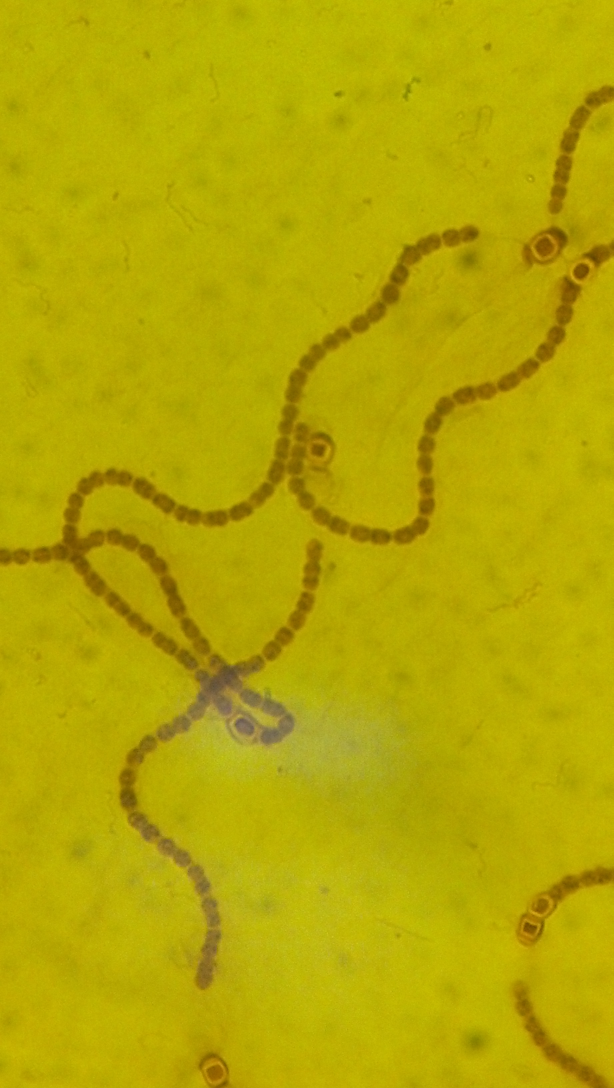
#> input picture science/subfolder/IMG_20140504_161239_584.jpg, 1840 x 3264 px, found by its file name (shown at 1/3 size)
$ jupyter execute --allow-errors may26.ipynb   (shell and % lines are left out)   (Python 2 division)   (older library calls are emulated)
#> lines starting #> are read from the running program, lines starting #| are printed output that depends on the picture; after the words box and inside, x2 and y2 are one past the last pixel; in counts of white or black regions, pixels touching at a corner belong together; long printed decimals are rounded
[cell 1]
from matplotlib import pyplot as plt

[cell 2]
import skimage.io

[cell 3]
img1 = skimage.io.imread("C:/users/wsutt_000/desktop/py/ipy4.27/subfolder/IMG_20140504_161239_584.jpg")
#> img1 is the input picture: shape (3264, 1840, 3); mean R, G, B 180.9, 167.5, 3.6

[cell 4]
easy_img =skimage.io.imread("may20/easy_gray.jpg")
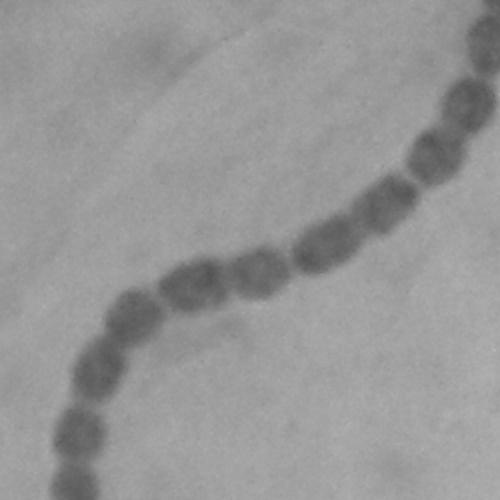
#> input picture science/may20/easy_gray.jpg, 500 x 500 px
#> easy_img is the input picture: shape (500, 500); min 81, max 181, mean 150.7

[cell 5]
def plot_em(img_arr):
    for img in img_arr:
        plt.imshow(img)
        plt.show()
#> this loop made 2 passes

myimgs = []
myimgs.append(img1)
myimgs.append(easy_img)
plot_em(myimgs)

[cell 6]
from skimage.filter import gaussian_filter
import numpy as np

[cell 7]
gauss1 = [ gaussian_filter(easy_img, sigma = i) for i in np.arange(1,7,1) ]
#> gauss1 = 6 items
#plot_em(gauss1)

[cell 8]
from skimage.filter import threshold_otsu

[cell 9]
thresh = threshold_otsu(easy_img)
#> thresh = 132
otsu1 = easy_img > thresh
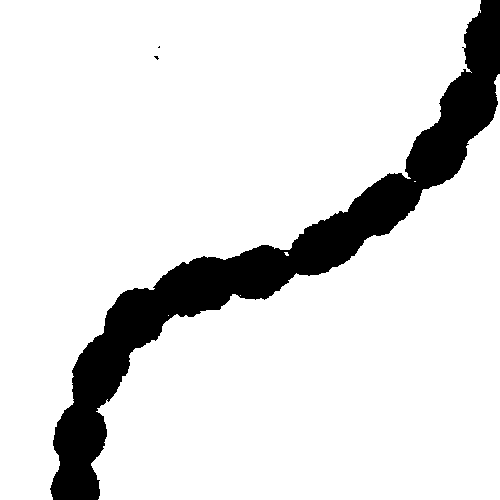
#> otsu1: shape (500, 500) bool; 87.8% white; 3 black regions (2 under 20 px), largest, box (x1, y1, x2, y2) and area: (50, 0, 500, 500) 30466
plt.imshow(otsu1,cmap='gray')

[cell 10]
import scipy.ndimage as ndimage

[cell 11]
dist1 = ndimage.distance_transform_edt(otsu1)
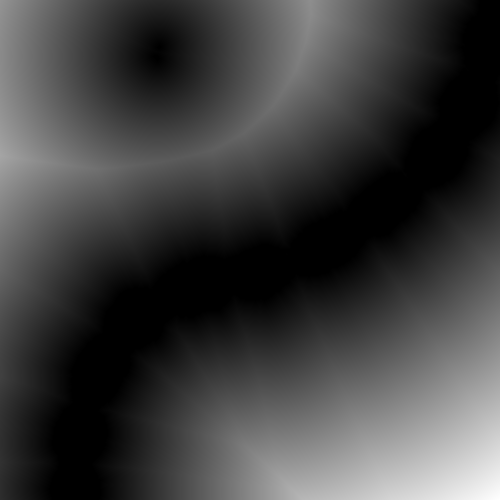
#> dist1: shape (500, 500) float64; min 0, max 282.9, mean 71.6; drawn with min black and max white
plt.imshow(-dist1)

[cell 12]
otsu_gauss1 = [gaussian_filter(otsu1,sigma=i) for i in np.arange(0,7,1)]
#> otsu_gauss1 = 7 items
dist_gauss = map(ndimage.distance_transform_edt,otsu_gauss1)
#> dist_gauss = 7 items

[cell 13]
plot_em(otsu_gauss1)
#> the loop in plot_em (call 2), `for img in img_arr:` made 7 passes

[cell 14]
plot_em(dist_gauss)

[cell 15]
otsu_gauss2 = [gaussian_filter(otsu1,sigma=i) for i in np.arange(7,27,5)]
#> otsu_gauss2 = 4 items
dist_gauss2 = map(ndimage.distance_transform_edt,otsu_gauss2)
#> dist_gauss2 = 4 items
plot_em(otsu_gauss2)
plot_em(dist_gauss2)
#> the loop in plot_em (call 5), `for img in img_arr:` made 4 passes
#> pass 1, in plot_em (call 5), `plt.show()`:
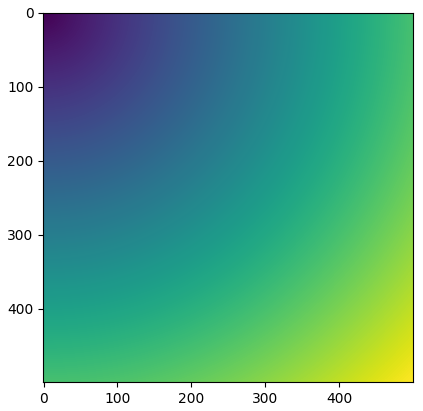
#> figure drawn by matplotlib, 1 panel

[cell 16]
from skimage.feature import peak_local_max

[cell 17]
j=3

maxi = [peak_local_max(dist_gauss[i],
                      indices=False,
                      footprint=np.ones((j, j))
                      #,labels= otsu_gauss1[i]
                      ) for i in [0,1,2,3,4,5,6] ]
#> maxi = 7 items


#> (the rest of this cell did not finish here and is left out)

[cell 18]
my_markers = [ndimage.label(maxi[j])[0] for j in range(0,maxi.__len__())]
#> my_markers = 7 items
for i in range(0, my_markers.__len__()):
    print maxi[i].cumsum(), my_markers[i].cumsum(), my_markers[i].max()
#> this loop made 7 passes
#> (printed output is left out)

[cell 19]
my_markers[3]

#> (a cell that did not finish here is left out)

[cell 21]
from skimage.morphology import watershed

[cell 22]
label1 = watershed(-dist_gauss[1],my_markers[3],mask=otsu_gauss1[3])
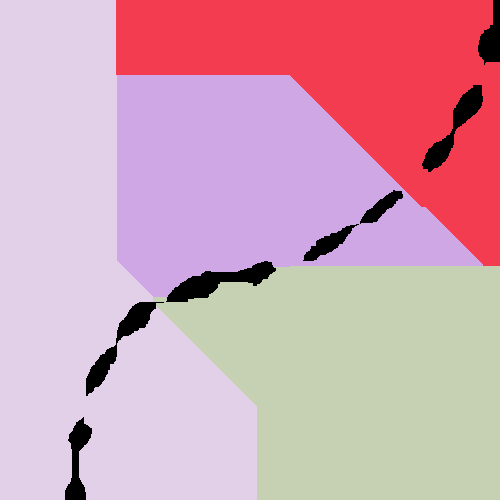
#> label1: shape (500, 500) int32; 5 distinct labels, from 0 to 4; one colour per label, 0 black
plt.imshow(label1)

[cell 23]
new_thresh = map(threshold_otsu,otsu_gauss1)
#> new_thresh = [0.00195, 0.506, 0.518, 0.525, 0.537, 0.545, 0.557]
print new_thresh
#| [0.001953, 0.5059, 0.5176, 0.5254, 0.5371, 0.5449, 0.5566]

[cell 24]
def thresh_func(img):
    return (img > .5)
new_otsu = map(thresh_func,otsu_gauss1)
#> new_otsu = 7 items
#plot_em(new_otsu)

[cell 25]
label1 = watershed(-dist_gauss[4],my_markers[4],mask=otsu_gauss1[4]) #easy_img )
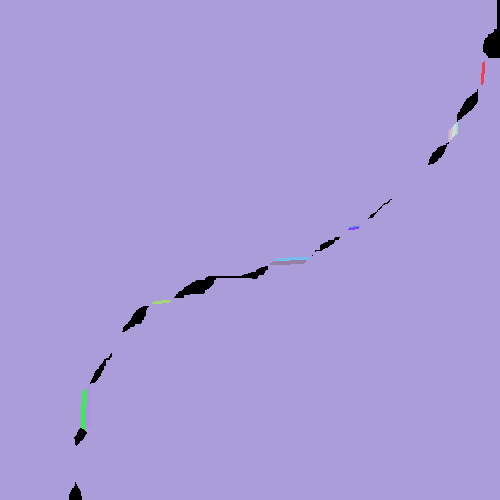
#> label1: shape (500, 500) int32; 14 distinct labels, from 0 to 13; one colour per label, 0 black
plt.imshow(label1,cmap='gray')

[cell 26]
f, (sub1) = plt.subplots(ncols=1,nrows=1,figsize=(13,13))
sub1.imshow(my_markers[4])
f.show()
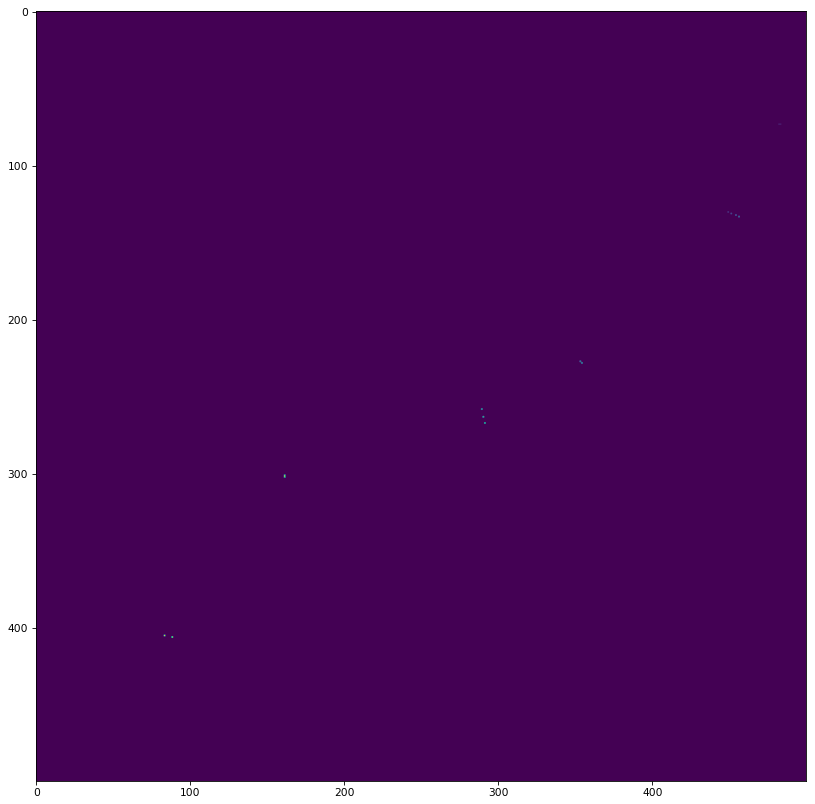
#> figure drawn by matplotlib, 1 panel

[cell 27]
maxi.__len__()
#> Out = 7

[cell 28]
my_label = ndimage.label(maxi[5])[0]
#> my_label: shape (500, 500) int32; 32 distinct labels, from 0 to 31
print my_label.cumsum()
#> (printed output is left out)

[cell 29]
j=3

maxi2 = [peak_local_max(dist_gauss2[i],
                      indices=False,
                      footprint=np.ones((j, j))
                      ) for i in [0,1,2,3] ]
#> maxi2 = 4 items
                      #,labels=)


#> (the rest of this cell did not finish here and is left out)

### AHA! - otsu is backwards

#> (a cell that did not finish here is left out)

#> (a cell that did not finish here is left out)

#> (a cell that did not finish here is left out)

#> (a cell that did not finish here is left out)

#> (a cell that did not finish here is left out)

[cell 35]
f, (sub1) = plt.subplots(nrows=1,ncols=1,figsize=(12,12))
#> (the rest of this cell did not finish here and is left out)

#> (a cell that did not finish here is left out)

#> (a cell that did not finish here is left out)

#> (a cell that did not finish here is left out)

[cell 39]
easy_img = skimage.io.imread("may20/easy_gray.jpg")
plt.imshow(easy_img)
plt.show()
thresh0 = threshold_otsu(easy_img)
#> thresh0 = 132
otsu0 = easy_img < thresh
#> otsu0: shape (500, 500) bool; 12% white; 4 white regions (3 under 20 px), largest, box (x1, y1, x2, y2) and area: (50, 0, 500, 500) 30089
plt.imshow(otsu0,cmap='gray')
plt.show()

[cell 40]
skimage.io.imsave("may20/otsu0.jpg",otsu0)

[cell 41]
otsu00 = otsu0

[cell 42]
otsu00[463:499,0:110] = False
otsu00[0:71,463:499] = False
#> otsu00: shape (500, 500) bool; 10.6% white; 5 white regions (3 under 20 px), largest, box (x1, y1, x2, y2) and area: (53, 0, 500, 463) 26458, (54, 499, 98, 500) 44
plt.imshow(otsu00,cmap='gray')

[cell 43]
dist00 = ndimage.distance_transform_edt(otsu00)
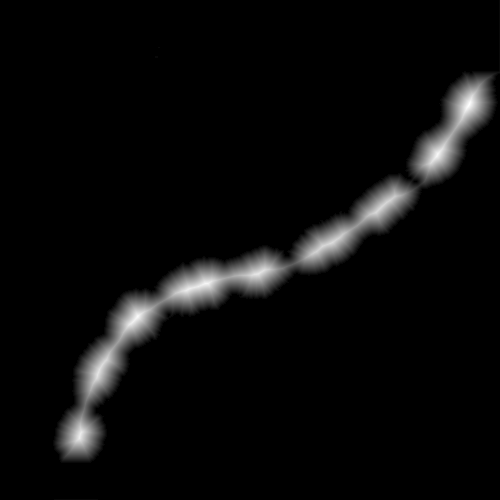
#> dist00: shape (500, 500) float64; min 0, max 26.93, mean 1.1; drawn with min black and max white

[cell 44]
maxi00_arr = [ peak_local_max(dist00
               ,indices = False
               ,footprint=np.ones((j,j))
               ) for j in np.arange(1,40,3) ]
#> maxi00_arr = 13 items


for i in np.arange(maxi00_arr.__len__()):
    print np.arange(1,40,3)[i], maxi00_arr[i].cumsum()
#> this loop made 13 passes
#> (printed output is left out)

[cell 45]
maxi00 = peak_local_max(dist00, indices= False, footprint = np.ones((25,25)))
#> maxi00: shape (500, 500) bool; 0.01% white in thin lines or dots, all inside (x1, y1, x2, y2) = (79, 47, 470, 438)

[cell 46]
marker00 = ndimage.label(maxi00)[0]
#> marker00: shape (500, 500) int32; 12 distinct labels, from 0 to 11
marker00.max()
#> Out = 11

[cell 47]
label00 = watershed(-dist00,marker00,mask=otsu00)
#> label00: shape (500, 500) int32; 12 distinct labels, from 0 to 11

[cell 48]
plt.imshow(label00)

[cell 49]
plt.imshow( (label00 == 0),cmap='gray')
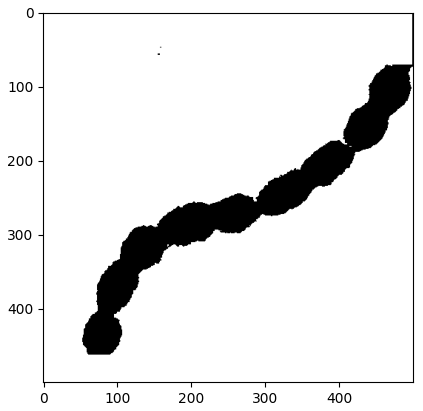
#> figure drawn by matplotlib, 1 panel

[cell 50]
def max0(label_inp):
    out = np.apply_over_axes(np.max,label_inp,[0])
    return out

[cell 51]
max0_arr = [max0(label00==i)for i in np.arange(0,8,1)]
#> max0_arr = 8 items
